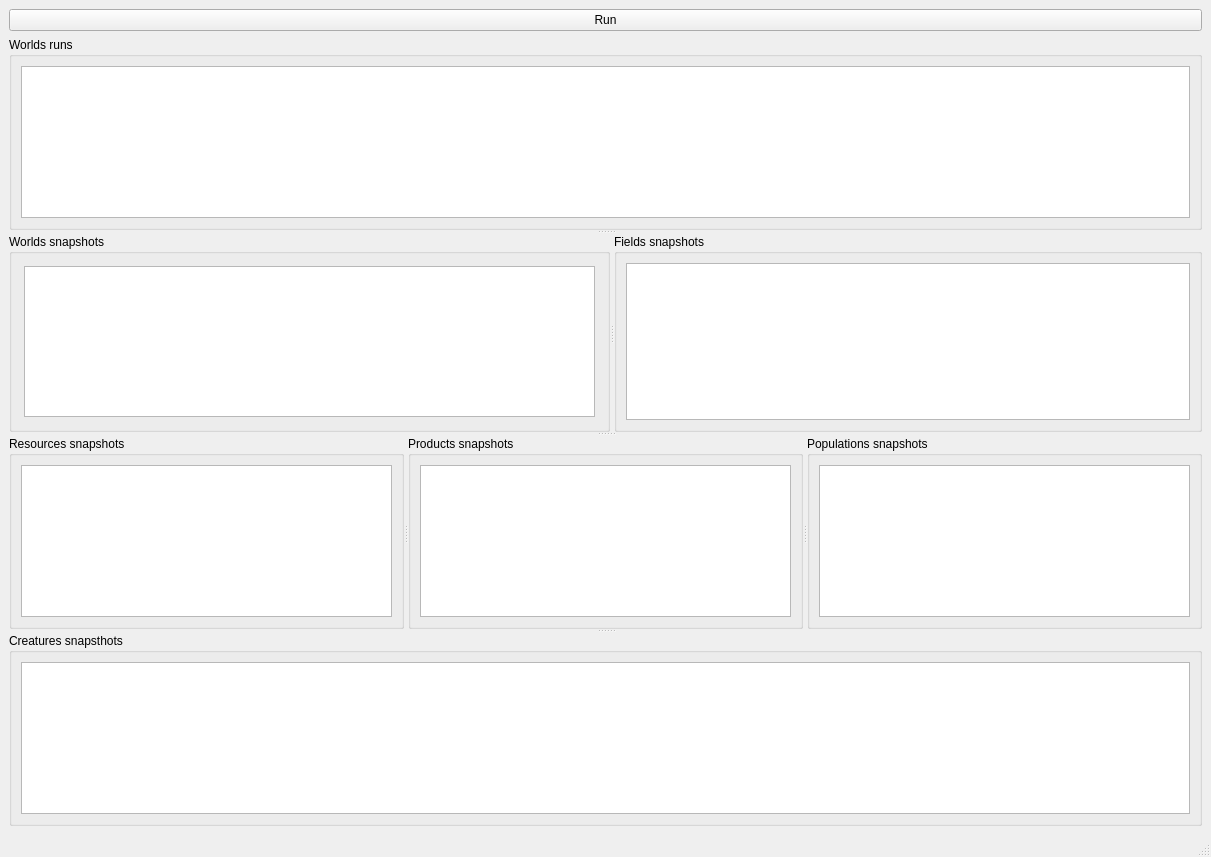
<?xml version="1.0" encoding="UTF-8"?>
<ui version="4.0">
 <class>MainWindow</class>
 <widget class="QMainWindow" name="MainWindow">
  <property name="geometry">
   <rect>
    <x>0</x>
    <y>0</y>
    <width>1211</width>
    <height>857</height>
   </rect>
  </property>
  <property name="windowTitle">
   <string>MainWindow</string>
  </property>
  <widget class="QWidget" name="centralwidget">
   <layout class="QGridLayout" name="gridLayout_8">
    <item row="1" column="0">
     <widget class="QSplitter" name="splitter_3">
      <property name="orientation">
       <enum>Qt::Vertical</enum>
      </property>
      <widget class="QGroupBox" name="groupBox_3">
       <property name="title">
        <string>Worlds runs</string>
       </property>
       <layout class="QGridLayout" name="gridLayout_3">
        <item row="0" column="0">
         <widget class="QTableView" name="worldRunsTableView"/>
        </item>
       </layout>
      </widget>
      <widget class="QSplitter" name="splitter">
       <property name="enabled">
        <bool>true</bool>
       </property>
       <property name="orientation">
        <enum>Qt::Horizontal</enum>
       </property>
       <widget class="QGroupBox" name="groupBox">
        <property name="title">
         <string>Worlds snapshots</string>
        </property>
        <layout class="QGridLayout" name="gridLayout">
         <property name="margin">
          <number>12</number>
         </property>
         <item row="0" column="0">
          <widget class="QTableView" name="worldSnapshotTableView"/>
         </item>
        </layout>
       </widget>
       <widget class="QGroupBox" name="groupBox_2">
        <property name="title">
         <string>Fields snapshots</string>
        </property>
        <layout class="QGridLayout" name="gridLayout_2">
         <item row="0" column="0">
          <widget class="QTableView" name="fieldSnapshotTableView"/>
         </item>
        </layout>
       </widget>
      </widget>
      <widget class="QSplitter" name="splitter_2">
       <property name="orientation">
        <enum>Qt::Horizontal</enum>
       </property>
       <widget class="QGroupBox" name="groupBox_5">
        <property name="title">
         <string>Resources snapshots </string>
        </property>
        <layout class="QGridLayout" name="gridLayout_5">
         <item row="0" column="1">
          <widget class="QTableView" name="fieldResourcesTableView"/>
         </item>
        </layout>
       </widget>
       <widget class="QGroupBox" name="groupBox_6">
        <property name="title">
         <string>Products snapshots</string>
        </property>
        <layout class="QGridLayout" name="gridLayout_6">
         <item row="0" column="0">
          <widget class="QTableView" name="fieldProductsTableView"/>
         </item>
        </layout>
       </widget>
       <widget class="QGroupBox" name="groupBox_4">
        <property name="title">
         <string>Populations snapshots </string>
        </property>
        <layout class="QGridLayout" name="gridLayout_4">
         <item row="0" column="0">
          <widget class="QTableView" name="fieldPopulationsTableView"/>
         </item>
        </layout>
       </widget>
      </widget>
      <widget class="QGroupBox" name="groupBox_7">
       <property name="title">
        <string>Creatures snapsthots</string>
       </property>
       <layout class="QGridLayout" name="gridLayout_7">
        <item row="0" column="0">
         <widget class="QTableView" name="populationCreaturesTableView"/>
        </item>
       </layout>
      </widget>
     </widget>
    </item>
    <item row="0" column="0">
     <widget class="QPushButton" name="pushButton">
      <property name="text">
       <string>Run</string>
      </property>
     </widget>
    </item>
   </layout>
  </widget>
  <widget class="QMenuBar" name="menubar">
   <property name="geometry">
    <rect>
     <x>0</x>
     <y>0</y>
     <width>1211</width>
     <height>21</height>
    </rect>
   </property>
  </widget>
  <widget class="QStatusBar" name="statusbar"/>
 </widget>
 <resources/>
 <connections/>
</ui>
